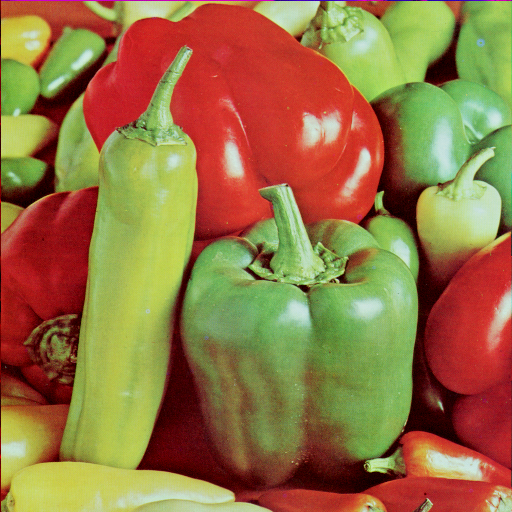
%> input picture Images Used/pepper.bmp, 512 x 512 px
$ octave Main.m   (GNU Octave 9; MATLAB toolbox functions it lacks are replaced by stand-ins)
%> lines starting %> are read from the running program, lines starting %| are printed output that depends on the picture
### imnoise.m
## Copyright (C) 2000 Paul Kienzle <pkienzle@users.sf.net>
## Copyright (C) 2004 Stefan van der Walt <stefan@sun.ac.za>
## Copyright (C) 2012 Carlo de Falco
## Copyright (C) 2012 Carnë Draug <carandraug@octave.org>
##
## This program is free software; you can redistribute it and/or modify it under
## the terms of the GNU General Public License as published by the Free Software
## Foundation; either version 3 of the License, or (at your option) any later
## version.
##
## This program is distributed in the hope that it will be useful, but WITHOUT
## ANY WARRANTY; without even the implied warranty of MERCHANTABILITY or
## FITNESS FOR A PARTICULAR PURPOSE. See the GNU General Public License for more
## details.
##
## You should have received a copy of the GNU General Public License along with
## this program; if not, see <http://www.gnu.org/licenses/>.

## -*- texinfo -*-
## @deftypefn  {Function File} {} imnoise (@var{A}, @var{type})
## @deftypefnx {Function File} {} imnoise (@dots{}, @var{options})
## Add noise to image.
##
## @end deftypefn
## @deftypefn {Function File} {} imnoise (@var{A}, "gaussian", @var{mean}, @var{variance})
## Additive gaussian noise with @var{mean} and @var{variance} defaulting to 0
## and 0.01.
##
## @end deftypefn
## @deftypefn {Function File} {} imnoise (@var{A}, "poisson")
## Creates poisson noise in the image using the intensity value of each pixel as
## mean.
##
## @end deftypefn
## @deftypefn {Function File} {} imnoise (@var{A}, "salt & pepper", @var{density})
## Create "salt and pepper"/"lost pixels" in @var{density}*100 percent of the
## image.  @var{density} defaults to 0.05.
##
## @end deftypefn
## @deftypefn {Function File} {} imnoise (@var{A}, "speckle", @var{variance})
## Multiplicative gaussian noise with @var{B} = @var{A} + @var{A} * noise with
## mean 0 and @var{variance} defaulting to 0.04.
##
## @seealso{rand, randn, randp}
## @end deftypefn

function A = imnoise (A, stype, a, b)
  ## we do not set defaults right at the start because they are different
  ## depending on the method used to generate noise

  if (nargin < 2 || nargin > 4)
    print_usage;
  elseif (! isimage (A))
    error ("imnoise: first argument must be an image.");
  elseif (! ischar (stype))
    error ("imnoise: second argument must be a string with name of noise type.");
  endif

  in_class  = class (A);
  fix_class = false;      # for cases when we need to use im2double

  switch (lower (stype))
    case "poisson"
      switch (in_class)
        case ("double")
          A = randp (A * 1e12) / 1e12;
        case ("single")
          A = single (randp (A * 1e6) / 1e6);
        case {"uint8", "uint16"}
          A = cast (randp (A), in_class);
        otherwise
          A = imnoise (im2double (A), "poisson");
          fix_class = true;
      endswitch

    case "gaussian"
      A         = im2double (A);
      fix_class = true;
      if (nargin < 3), a = 0.00; endif
      if (nargin < 4), b = 0.01; endif
      A = A + (a + randn (size (A)) * sqrt (b));
      ## Variance of Gaussian data with mean 0 is E[X^2]

    case {"salt & pepper", "salt and pepper"}
      if (nargin < 3), a = 0.05; endif
      noise = rand (size (A));
      if (isfloat (A))
        black = 0;
        white = 1;
      else
        black = intmin (in_class);
        white = intmax (in_class);
      endif
      A(noise <= a/2)   = black;
      A(noise >= 1-a/2) = white;

    case "speckle"
      A         = im2double (A);
      fix_class = true;
      if (nargin < 3), a = 0.04; endif
      A = A .* (1 + randn (size (A)) * sqrt (a));

    otherwise
      error ("imnoise: unknown or unimplemented type of noise `%s'", stype);
  endswitch

  if (fix_class)
    A = imcast (A, in_class);
  elseif (isfloat (A))
    ## this includes not even cases where the noise made it go outside of the
    ## [0 1] range, but also images that were already originally outside that
    ## range. This is by design and matlab compatibility. And we do this after
    ## fixing class because the imcast functions already take care of such
    ## adjustment
    A(A < 0) = cast (0, class (A));
    A(A > 1) = cast (1, class (A));
  endif

endfunction

%!assert(var(imnoise(ones(10)/2,'gaussian')(:)),0.01,0.005) # probabilistic
%!assert(length(find(imnoise(ones(10)/2,'salt & pepper')~=0.5)),5,10) # probabilistic
%!assert(var(imnoise(ones(10)/2,'speckle')(:)),0.01,0.005) # probabilistic

%!test
%! A = imnoise (.5 * ones (100), 'poisson');
%! assert (class (A), 'double')
%!test
%! A = imnoise (.5 * ones (100, 'single'), 'poisson');
%! assert (class (A), 'single')
%!test
%! A = imnoise (128 * ones (100, 'uint8'), 'poisson');
%! assert (class (A), 'uint8')
%!test
%! A = imnoise (256 * ones (100, 'uint16'), 'poisson');
%! assert (class (A), 'uint16')

%!demo
%!  A = imnoise (2^7 * ones (100, 'uint8'), 'poisson');
%!  subplot (2, 2, 1)
%!  imshow (A)
%!  title ('uint8 image with poisson noise')
%!  A = imnoise (2^15 * ones (100, 'uint16'), 'poisson');
%!  subplot (2, 2, 2)
%!  imshow (A)
%!  title ('uint16 image with poisson noise')
%!  A = imnoise (.5 * ones (100), 'poisson');
%!  subplot (2, 2, 3)
%!  imshow (A)
%!  title ('double image with poisson noise')
%!  A = imnoise (.5 * ones (100, 'single'), 'poisson');
%!  subplot (2, 2, 4)
%!  imshow (A)
%!  title ('single image with poisson noise')

### variational_denoiser.m
function [denoised_image] = variational_denoiser(I,alpha,k,neta,beta,gamma,nu,lambda,N)
  I = uint8(I); %converting into 8-bit image
  u = I;
  [X Y Z] = size(I);
  for t=1:N
    o = zeros(X,Y,Z);
    o(1:X-1,:,:) = u(2:X,:,:);
    c1 = o - u;
    o = zeros(X,Y,Z);
    o(2:X,:,:) = u(1:X-1,:,:);
    c2 = o - u;
    o = zeros(X,Y,Z);
    o(:,1:Y-1,:) = u(:,2:Y,:);
    c3 = o - u;
    o = zeros(X,Y,Z);
    o(:,2:Y,:) = u(:,1:Y-1,:);
    c4 = o - u;
    del1 = (sqrt(beta*(norm(double(c1))^2) + gamma) + neta*sqrt(k))/(sqrt(beta*(norm(double(c1))^2) + gamma));
    del2 = (sqrt(beta*(norm(double(c2))^2) + gamma) + neta*sqrt(k))/(sqrt(beta*(norm(double(c2))^2) + gamma));
    del3 = (sqrt(beta*(norm(double(c3))^2) + gamma) + neta*sqrt(k))/(sqrt(beta*(norm(double(c3))^2) + gamma));
    del4 = (sqrt(beta*(norm(double(c4))^2) + gamma) + neta*sqrt(k))/(sqrt(beta*(norm(double(c4))^2) + gamma));
    u = u + lambda*(del1*c1 + del2*c2 + del3*c3 + del4*c4) - (u-I)/alpha;
  endfor
  denoised_image = uint8(u);%converting into 8-bit image
endfunction

### isimage.m
## Copyright (C) 2012 Carnë Draug <carandraug+dev@gmail.com>
##
## This program is free software; you can redistribute it and/or modify
## it under the terms of the GNU General Public License as published by
## the Free Software Foundation; either version 3 of the License, or
## (at your option) any later version.
##
## This program is distributed in the hope that it will be useful,
## but WITHOUT ANY WARRANTY; without even the implied warranty of
## MERCHANTABILITY or FITNESS FOR A PARTICULAR PURPOSE. See the
## GNU General Public License for more details.
##
## You should have received a copy of the GNU General Public License
## along with this program; if not, see <http://www.gnu.org/licenses/>.

## This a private function for the is... type of functions for the image package
## It simply checks if the input really is an image.

function retval = isimage (img)
  retval = ((isnumeric (img) || islogical (img)) && ! issparse (img)
            && ! isempty (img) && isreal (img));
endfunction

### Main.m
I = imread("pepper.bmp");
%> I is the input picture: size 512x512x3 uint8; mean R, G, B 149.8, 115.6, 66.5
I = rgb2gray(I);    %converting into greyscale image
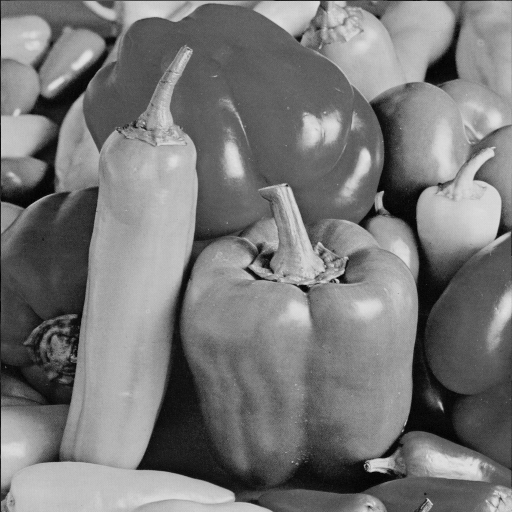
%> I: size 512x512 uint8; min 0, max 228, mean 120.2
size(I)
%> ans = [512 512]
A = imnoise(I, "gaussian",0.1,0.01);%adding white gaussian noise in the image
%> in imnoise, `A = A + (a + randn (size (A)) * sqrt (b));`:
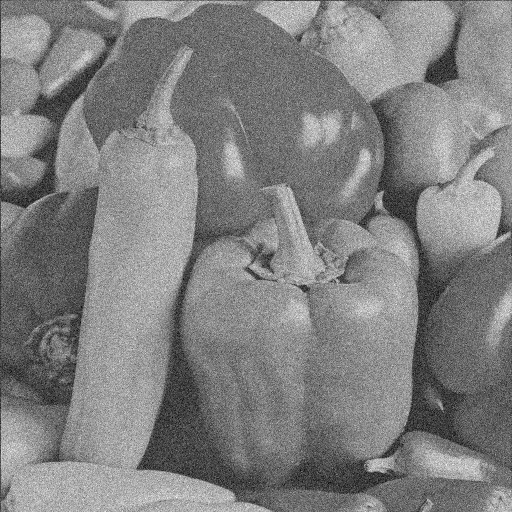
%> A: size 512x512 double; min -0.231, max 1.36, mean 0.571; drawn with min black and max white
%> in imnoise, `A = imcast (A, in_class);`:
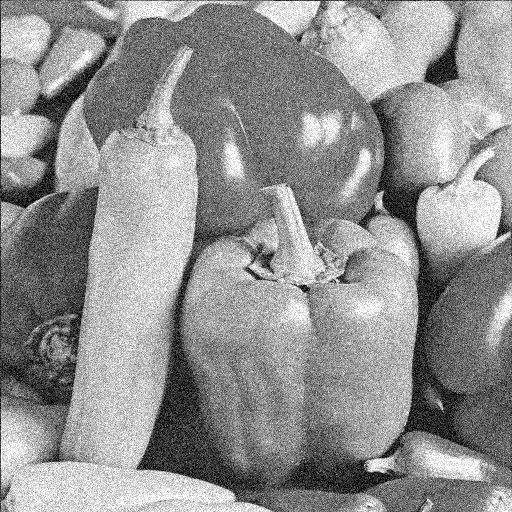
%> A: size 512x512 uint8; min 0, max 255, mean 145.5
                                       %with mean 0.1 and variance 0.01
size(I)
%> ans = [512 512]
B = variational_denoiser(A,100,4,0.05,0.999,0.99,0.03,0.03,30);%denoiser
%> (the run ends here)
